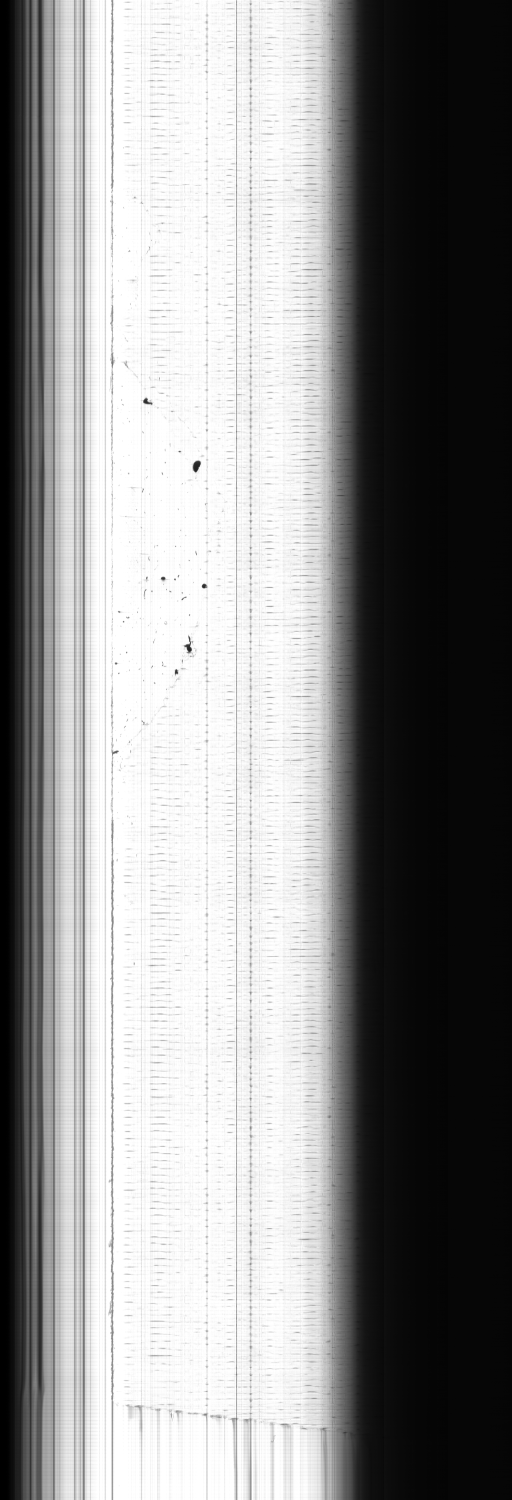
#> input picture Pipeline4AutoTracingSWC/Releases & OldCodes/Python/Sample_Images/Sample1.jpg, 4096 x 12000 px, found by its file name (shown at 1/8 size)
$ python left_edge.py   (Python 2 division)   (older library calls are emulated)
#> lines starting #> are read from the running program, lines starting #| are printed output that depends on the picture
import SimpleITK as sitk
import numpy as np
from scipy import misc
from scipy import signal
from collections import Counter

NEAREST_RIGHT_EDGE = 3000
FARTHEST_LEFT_EDGE = 1000
TISSUE_WIDTH = 2420
LEFT_EDGE_REGION = 50
RIGHT_EDGE_REGION = 50
RIGHT = 0
LEFT = 1
THRESHOLD_PIX_CNT = 800

#import matplotlib.pyplot as plt

sobel3 = np.array([[-1,0,-1],
                   [-2,0,2],
                   [-1,0,1]])

sobel5 = np.array([[-1, -2, 0, 2, 1],
                   [-4, -8, 0, 8, 4],
                   [-6,-12, 0,12, 6],
                   [-4, -8, 0, 8, 4],
                   [-1, -2, 0, 2, 1]])

# [43 lines left out: functions find_dip, find_inx_from_array, not called in this run]

def find_left_edge(scipy_img):
    """
    """
    scipy_img = scipy_img.astype('int32')
    scipy_img = signal.convolve2d(scipy_img,sobel5)
    print scipy_img.dtype
    edge_img = sitk.GetImageFromArray(scipy_img)
    edge_img = sitk.Mean(edge_img,(3,1))
    print edge_img.GetPixelIDTypeAsString()
    thresholded = sitk.MaximumEntropyThreshold(edge_img,0,255)
    sitk.Show(thresholded)
    array = sitk.GetArrayFromImage(thresholded)
    return find_inx_from_array(array,LEFT)


# [12 lines left out: function crop_image, not called in this run]


#MAIN
scipy_in = misc.imread('Sample1.jpg')
#> scipy_in is the input picture: shape (12000, 4096); min 0, max 255, mean 142.7
error,index = find_left_edge(scipy_in)
#> in find_left_edge, `scipy_img = signal.convolve2d(scipy_img,sobel5)`:
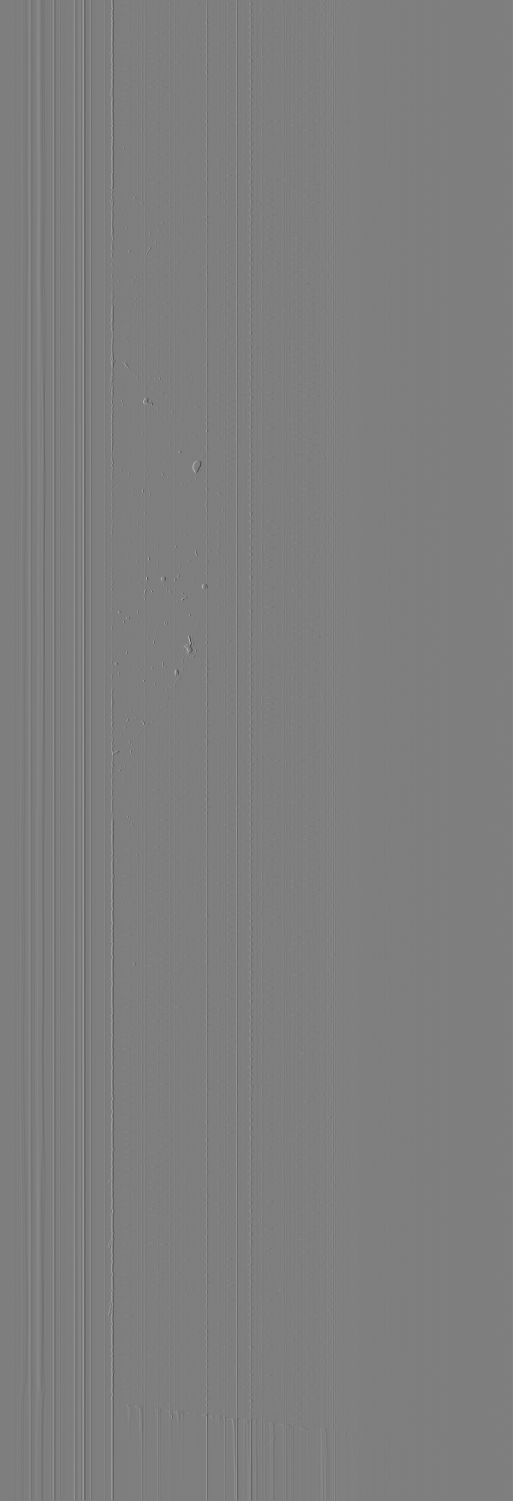
#> scipy_img: shape (12004, 4100) int64 (shown at 1/8 size); min -6914, max 6969, mean 0; drawn with min black and max white
#| int64
#> (the run stopped early here; a loop or call above may not have finished)
